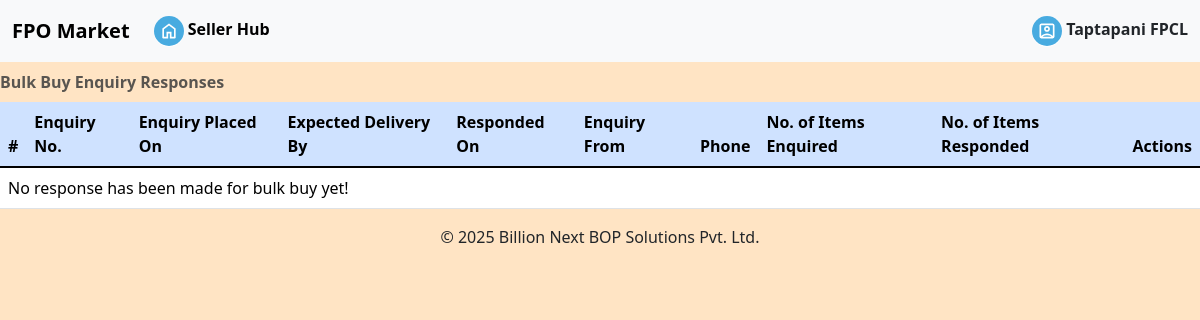
Before: /accounts/bulk-buy-response/ (signed in) with the older database file.
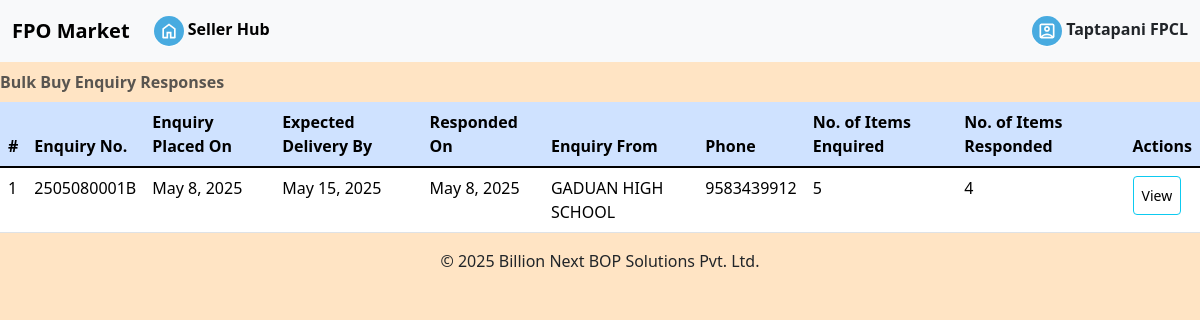
After: the same page with the newer database file.
### omsapp/models.py (models this page shows, shortened)
class BulkBuyResponse(Model):
    bbrID = AutoField(primary_key=True)
    bulkBuyID = ForeignKey(BulkBuy, on_delete=CASCADE, related_name='bulkbuyid_bbr')
    response_userID = ForeignKey(CustomUser, on_delete=CASCADE)
    response_date = DateField(default=datetime.date.today)
    response_remark = CharField(max_length=250, default='Pending') #response from the customer whether to accept or not
    response_status = BooleanField() #responded from the vendor
    response_remark_date=DateTimeField(null=True)

class BulkBuy(Model):
    bulkBuyID = AutoField(primary_key=True)
    bulkBuyNo = CharField(max_length=11, default='0000000000')
    bulkBuyDate = DateField(default=datetime.date.today)
    bulkBuyExpDate = DateField(null=True)
    userID = ForeignKey(CustomUser, on_delete=CASCADE) #customer who has placed the bulk order
    response_accept = BooleanField(null=True) #True when bulk buy offer of the vendor is accepted by the customer

class CustomUser(AbstractUser):
    id=AutoField(primary_key=True)
    """"Basic details"""
    userType = CharField(max_length=20, choices=USERTYPE_CHOICES)
    first_name = CharField(max_length=50)#name
    last_name = CharField(max_length=50)#displayname
    org_name=CharField(max_length=50, default='', blank=True)#business name
    email = EmailField(max_length=50)#not mandatory
    phone = CharField(max_length=12, unique=True)
    phone1 = CharField(max_length=12, default='', blank=True)
    gstin = CharField(max_length=15, default='', blank=True)
    supply_place = CharField(max_length=70, choices=STATES)
    gst_tmt = CharField(max_length=20, choices=GST_TREATMENT)#gst treatment
    """Billing Address"""
    userAddress = CharField(max_length=200)
    userCity = CharField(max_length=50)
    userState = CharField(max_length=20, choices=STATES)
    pinCode = CharField(max_length=6)
    """Shipping Address"""
    userAddress1 = CharField(max_length=200)
    userCity1 = CharField(max_length=50)
    userState1 = CharField(max_length=20, choices=STATES)
    pinCode1 = CharField(max_length=6)
    userNote = CharField(max_length=300, default='', blank=True)#remarks from user
    """Account attributes"""
    password = CharField(max_length=20, default='Admin@1234')
    USERNAME_FIELD = 'phone'
    REQUIRED_FIELDS=['first_name']

### omsapp/views.py (the view)
# urls.py: path('bulk-buy-response/', views.bulk_buy_response, name='bulk-buy-response'),
def bulk_buy_response(request):
    user_name=request.user.last_name
    bulkbuyresponse = BulkBuyResponse.objects.annotate(count_enquired_items=Count('bulkBuyID__bulkbuyid_bbd',distinct=True),count_response_items=Count('bulkbuyid_bbrd',distinct=True)).filter(response_userID_id=request.user.pk)
    bulk_context = {
        'bulkbuyresponse':bulkbuyresponse,
        'login_user':user_name
    }
    return render(request, 'bulk-buy-response.html', context=bulk_context)

### omsapp/templates/bulk-buy-response.html
{% extends 'profile.html' %}
{% load static %}
{% block bulksupplyresponse %}
<table class="table table-primary table-hover caption-top" id="allOrdersTable">
    <caption><strong>Bulk Buy Enquiry Responses</strong></caption>
    <thead>
    <tr>
        <th scope="col">#</th>
        <th scope="col">Enquiry No.</th>
        <th scope="col">Enquiry Placed On</th>
        <th scope="col">Expected Delivery By</th>
        <th scope="col">Responded On</th>
        <th scope="col">Enquiry From</th>
        <th scope="col">Phone</th>
        <th scope="col">No. of Items Enquired</th>
        <th scope="col">No. of Items Responded</th>
        <th scope="col">Actions</th>
    </tr>
    </thead>
    <tbody class="table table-hover table-group-divider">
        {% for order in bulkbuyresponse %}
        <tr>
            <td>
                {{forloop.counter}}
            </td>
            <td>
                {{order.bulkBuyID.bulkBuyNo}}
            </td>
            <td>
                {{order.bulkBuyID.bulkBuyDate}}
            </td>
            <td>
                {{order.bulkBuyID.bulkBuyExpDate}}
            </td>
            <td>
                {{order.response_date}}
            </td>
            <td>
                {{order.bulkBuyID.userID.first_name}}
            </td>
            <td>
                {{order.bulkBuyID.userID.phone}}
            </td>
            <td>
                {{order.count_enquired_items}}
            </td>
            <td>
                {{order.count_response_items}}
            </td>
            <td>
                <a href="{% url 'bulk-buy-response-details' order.bbrID %}" class="btn btn-sm btn-info">View</a>
            </td>
        </tr>
        {% empty %}
        <tr>
            <td colspan="10">
                No response has been made for bulk buy yet!
            </td>
        </tr>
        {% endfor %}
    </tbody>
</table>
{% endblock %}

Changed rows visible on the page:
added BulkBuyResponse: bulkBuyID.bulkBuyNo "2505080001B", bulkBuyID.bulkBuyDate "May 8, 2025", bulkBuyID.bulkBuyExpDate "May 15, 2025", response_date "May 8, 2025", bulkBuyID.userID.first_name "GADUAN HIGH SCHOOL", bulkBuyID.userID.phone "9583439912", count_enquired_items "5", count_response_items "4"
Other visible differences:
text no longer shown: "No response has been made for bulk buy yet!"
